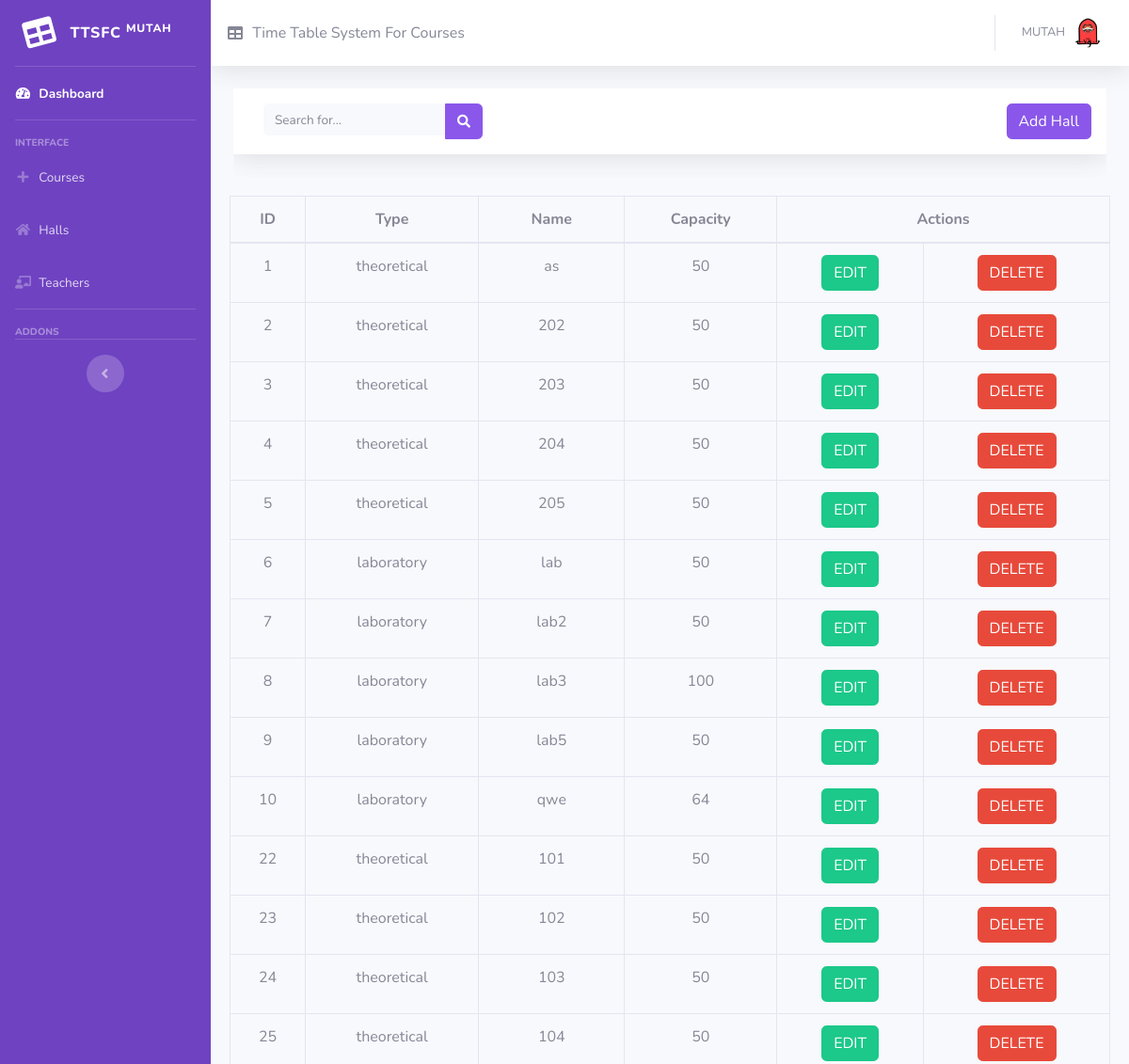
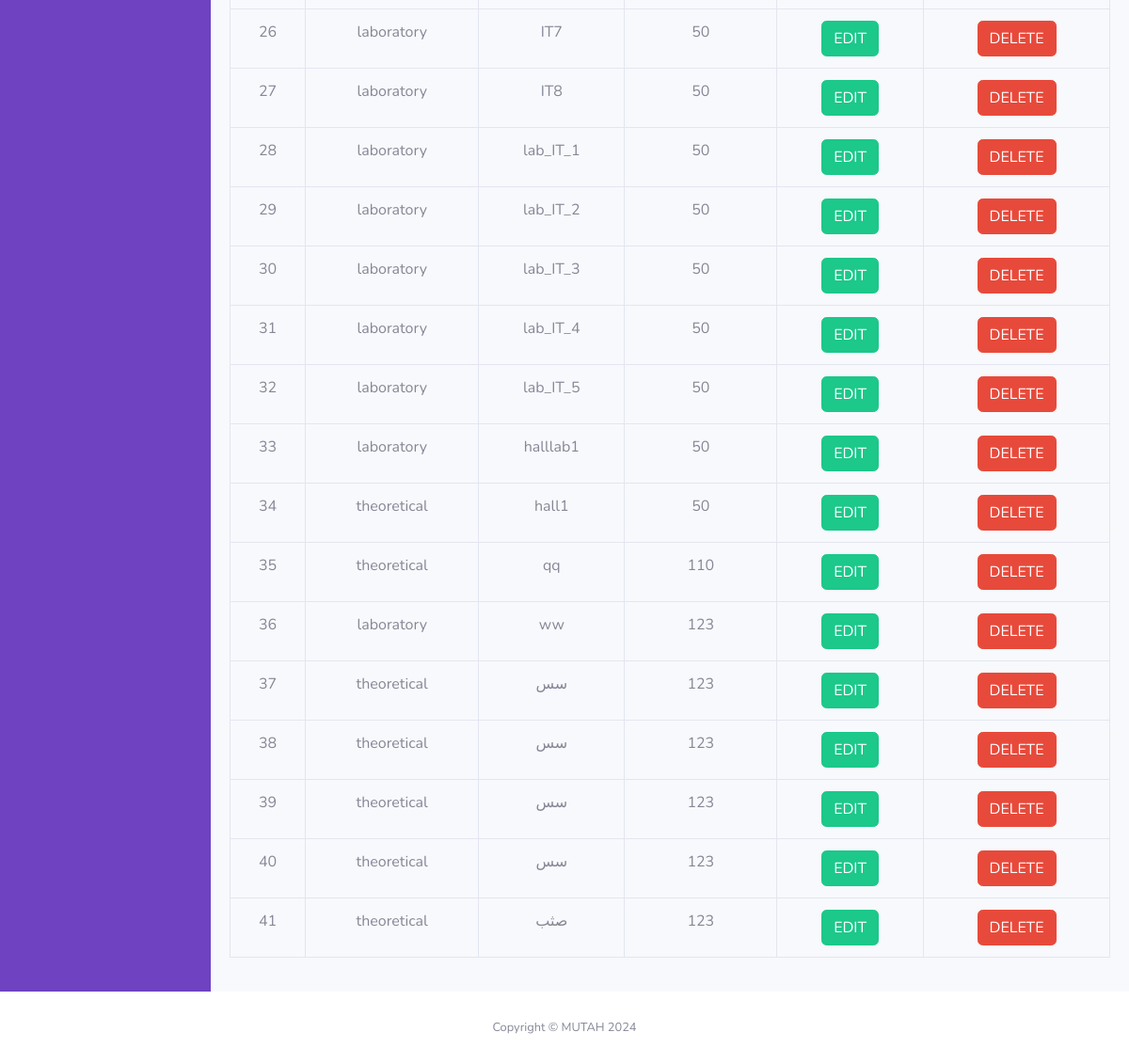
Before: /hall.php (signed in) with the older database file (2 pictures, top to bottom).
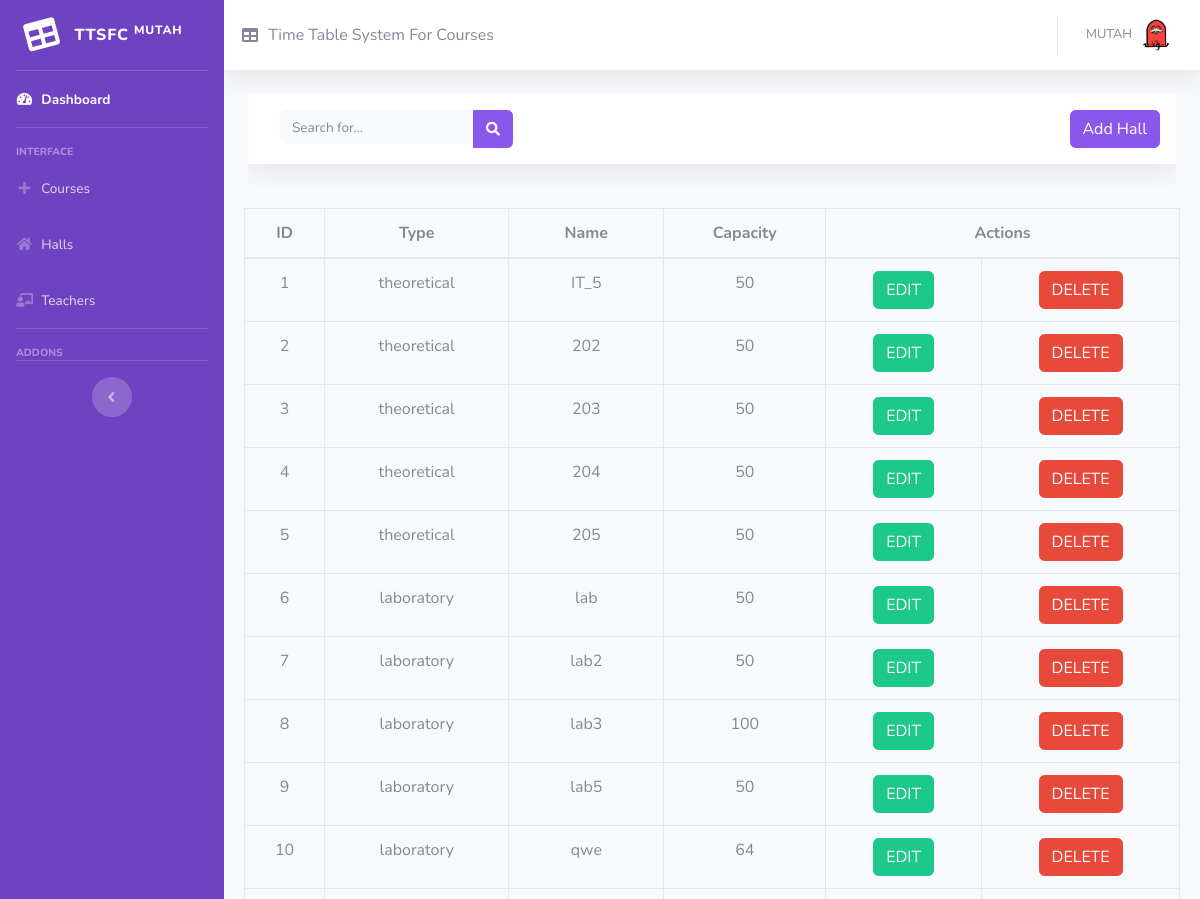
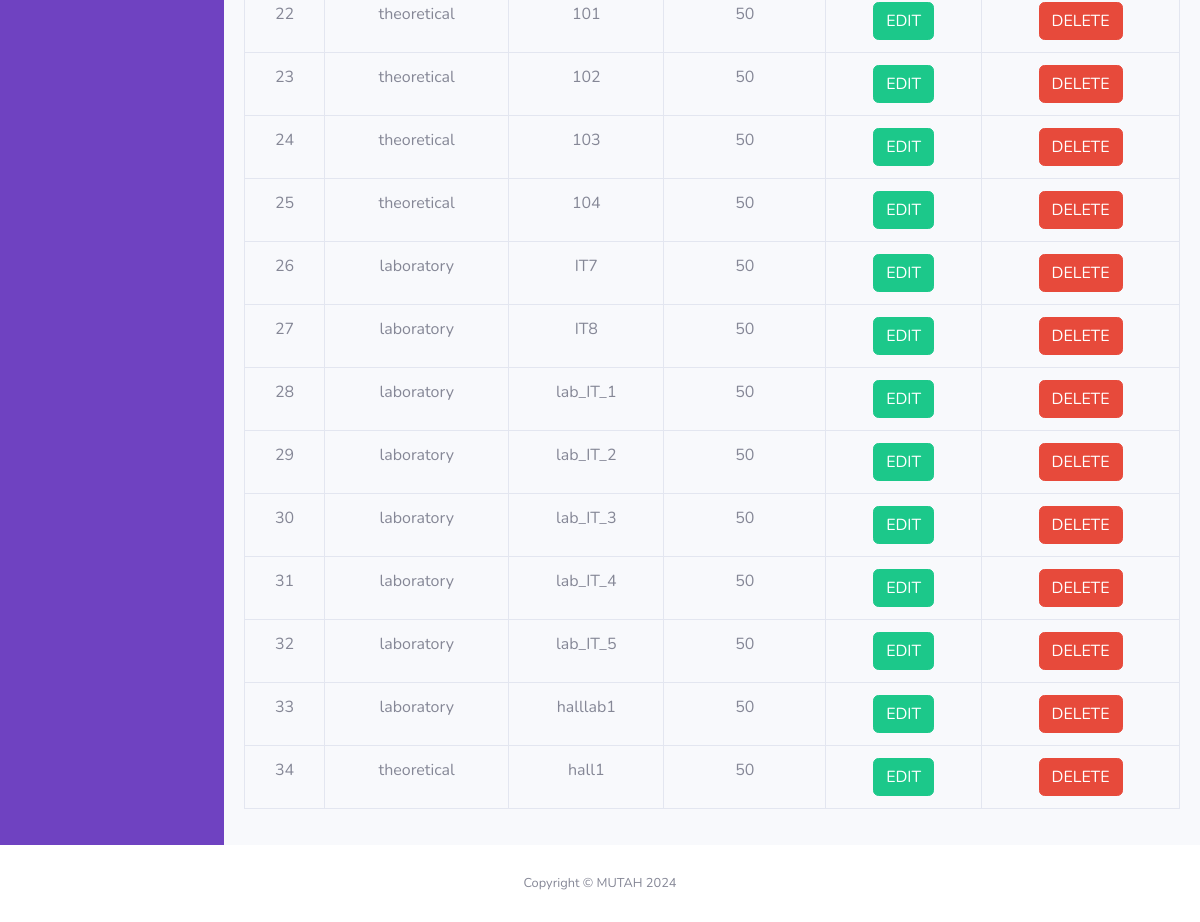
After: the same page with the newer database file (2 pictures, top to bottom).
### tables this page shows
CREATE TABLE `hall` (
  `id` int(11) NOT NULL,
  `type_name` varchar(100) NOT NULL,
  `hall_name` varchar(100) NOT NULL,
  `hall_capacity` int(11) NOT NULL
);

### php/search_hall.php (the view, shortened to what this page needs)
<?php
include_once(__DIR__ . '/../connect.php');
$search = isset($_POST['search']) ? $_POST['search'] : '';
$sql = "SELECT * FROM hall WHERE hall_name LIKE '%$search%' OR type_name LIKE '%$search%' OR hall_capacity LIKE '%$search%'";
$result = mysqli_query($conn, $sql);
if ($result && mysqli_num_rows($result) > 0) {
    while ($row = mysqli_fetch_assoc($result)) {
        echo '<tr id="row-' . htmlspecialchars($row['id']) . '">
                <td>' . htmlspecialchars($row['id']) . '</td>
                <td>' . htmlspecialchars($row['type_name']) . '</td>
                <td>' . htmlspecialchars($row['hall_name']) . '</td>
                <td>' . htmlspecialchars($row['hall_capacity']) . '</td>
                <td class="text-center">
                    <div class="d-flex justify-content-center">
                        <button type="button" class="btn btn-success edit-btn" data-id="' . htmlspecialchars($row['id']) . '" data-type="' . htmlspecialchars($row['type_name']) . '" data-name="' . htmlspecialchars($row['hall_name']) . '" data-capacity="' . htmlspecialchars($row['hall_capacity']) . '">EDIT</button>
                    </div>
                </td>
                <td class="text-center">
                    <div class="d-flex justify-content-center">
                        <button type="button" class="btn btn-danger delete-btn" data-id="' . htmlspecialchars($row['id']) . '">DELETE</button>
                    </div>
                </td>
            </tr>';
    }
} else {
    echo "<tr><td colspan='6'>No data available</td></tr>";
}
?>

### includes/header.php (shortened to what this page needs)
<!DOCTYPE html>
<html lang="en">
<head>
  <link href="vendor/fontawesome-free/css/all.min.css" rel="stylesheet" type="text/css">
  <link href="css/sb-admin-2.min.css" rel="stylesheet">
</head>
<body id="page-top">
  <div id="wrapper">

### includes/navbar.php (shortened to what this page needs)
   <ul class="navbar-nav  sidebar sidebar-dark accordion"style="background-color:#6f42c1;"  id="accordionSidebar">
<a class="sidebar-brand d-flex align-items-center justify-content-center" href="index.php">
  <div class="sidebar-brand-icon rotate-n-15">
    <i class="fas fa-table"></i>
  </div>
  <div class="sidebar-brand-text mx-3">TTSFC <sup>Mutah</sup></div>
</a>
<?php
$type = $_SESSION['type'];
?>
<hr class="sidebar-divider my-0">
<?php if ($type == 'admin') { ?>
<li class="nav-item active">
  <a class="nav-link" href="index.php">
    <i class="fas fa-fw fa-tachometer-alt"></i>
    <span>Dashboard</span></a>
</li>
<?php } ?>
<hr class="sidebar-divider">
<div class="sidebar-heading">
  Interface
</div>
<?php if ($type == 'admin') { ?>
  <li class="nav-item">
  <a class="nav-link" href="courses.php">
    <i class="fas fa-fw fa-plus"></i>
    <span>Courses</span>
  </a>
</li>
<li class="nav-item">
  <a class="nav-link" href="hall.php">
    <i class="fas fa-fw fa-home"></i>
    <span>Halls</span>
  </a>
</li>
<li class="nav-item">
  <a class="nav-link" href="register.php">
    <i class="fas fa-fw fa-chalkboard-teacher"></i>
    <span>Teachers</span>
  </a>
</li>
  <?php } ?>
<hr class="sidebar-divider">
<div class="sidebar-heading">
  Addons
</div>
<hr class="sidebar-divider d-none d-md-block">
<div class="text-center d-none d-md-inline">
  <button class="rounded-circle border-0" id="sidebarToggle"></button>
</div>
</ul>
    <div id="content-wrapper" class="d-flex flex-column">
      <div id="content">
        <nav class="navbar navbar-expand navbar-light bg-white topbar mb-4 static-top shadow">
    <i class="fas fa-fw fa-table"></i>
    <span>&#160; Time Table System For Courses</span></a>
          <ul class="navbar-nav ml-auto">
            <li class="nav-item dropdown no-arrow">
              <a class="nav-link dropdown-toggle" href="#" id="userDropdown" role="button" data-toggle="dropdown" aria-haspopup="true" aria-expanded="false">
                <span class="mr-2 d-none d-lg-inline text-gray-600 small">
               MUTAH
                </span>
                <img class="img-profile rounded-circle" src="Picture1.png">
              </a>
            </li>
          </ul>
        </nav>

### hall.php (shortened to what this page needs)
<?php
include('includes/header.php');
include('includes/navbar.php');
?>
  <?php
include_once("connect.php");
?>
</div>
<div class="container-fluid">
    <div id="content-wrapper" class="d-flex flex-column">
        <div id="content">
            <nav class="navbar navbar-expand navbar-light bg-white topbar mb-4 static-top shadow">
                <form class="form-inline mr-auto ml-md-3 my-2 my-md-0 mw-100 navbar-search">
                    <div class="input-group">
                        <input type="text" id="searchInput" class="form-control bg-light border-0 small" placeholder="Search for..." aria-label="Search" aria-describedby="basic-addon2" name="searchInput-courses">
                        <div class="input-group-append">
                            <button class="btn btn-primary" type="button">
                                <i class="fas fa-search fa-sm"></i>
                            </button>
                        </div>
                    </div>
                </form>
                <ul class="navbar-nav ml-auto">
                    <li class="nav-item">
                    <button class="btn btn-primary" data-toggle="modal" data-target="#hallModal" id="addHallBtn">Add Hall</button>
                    </li>
                </ul>
            </nav>
        </div>
    </div>
</div>
  <div class="card-body">
  <div class="table-responsive">
        <table class="table table-bordered" id="dataTable" width="100%" cellspacing="0">
            <thead>
                <tr>
                    <th>ID</th>
                    <th>Type</th>
                    <th>Name</th>
                    <th>Capacity</th>
                    <th colspan="2">Actions</th>
                </tr>
            </thead>
            <tbody id="searchResults">
                <?php include_once("php/search_hall.php"); ?>
            </tbody>
        </table>
    </div>
</div>
</div>
</div>
<?php
include('includes/footer.php');
?>

### includes/footer.php (shortened to what this page needs)
      <footer class="sticky-footer bg-white">
        <div class="container my-auto">
          <div class="copyright text-center my-auto">
            <span>Copyright &copy; MUTAH  2024</span>
          </div>
        </div>
      </footer>
</body>
</html>

### hall.php (style rules this page uses)
td, th { text-align: center; }

Changed rows visible on the page:
removed hall: id "35", type_name "theoretical", hall_name "qq", hall_capacity "110"
removed hall: id "36", type_name "laboratory", hall_name "ww", hall_capacity "123"
removed hall: id "37", type_name "theoretical", hall_name "سس", hall_capacity "123"
removed hall: id "38", type_name "theoretical", hall_name "سس", hall_capacity "123"
removed hall: id "39", type_name "theoretical", hall_name "سس", hall_capacity "123"
removed hall: id "40", type_name "theoretical", hall_name "سس", hall_capacity "123"
removed hall: id "41", type_name "theoretical", hall_name "صثب", hall_capacity "123"
changed hall id 1: hall_name "as" → "IT_5"
